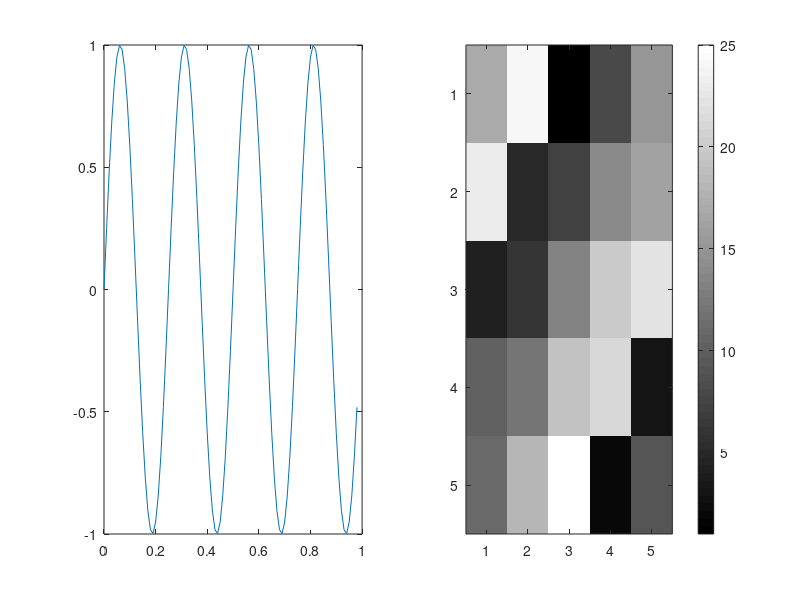

Write MATLAB code to recreate this figure.
% Basic Operations
2 + 2
2 * 3
4 / 2
4 % 2
2 ^ 3

% Logical Operations
2 ~= 3 % true
2 == 3 % false
1 && 0 % AND 
1 || 0 % OR

% Variables
age = "31"
name = "John"
printf("My name is %s and my age is %d\n", name, str2num(age))
class(age) % Type of variable

disp(name)

% Matrix - 3 by 2
A = [1 2; 3 4; 5 6]

% Row and Column Vector
V = [ 1 2 3 ]
V1 = [1; 2; 3]

% Start:Step:End
V2 = [1:0.1:2]

% Start:End
V3 = [1:6]

% All Ones or Zeros - row by columns
w1 = ones(1,3)
w2 = zeros(1,3)

% Random
rand(3,3)

% Matrix multiplication by constant
a1 = 2*ones(3,3)

% Histogram example
w = -6 + sqrt(10)*(randn(1,10000));
hist(w,30)

% Identity Matrix
I = eye(6)

% Size of matrix :  Returns row by column matrix

size(A)
size(A,1) % Row only
size(A,2) % Column only

% Length : Gives larget dimension value
length(A)
length(V)

% use load command to load file
% use who and whos command for existing variables
% use clear command to get rid of variables
% use save command to save a file (save hello.mat v) | -ascii

% Matrix slicing

A(1,2) % 1st row and 2nd column element

A(:,2) % All elements in 2nd column

A([1,3],:) % Only 1 and 3rd row elements

A(:,2) = [10; 11; 12]

A = [A, [100; 101; 102]] % Append column

A(:) % Transforms a matrix into column vector 

% Matrix arithemetic

A1 = [1  2; 3 4; 5 6]
B1 = [11 12; 13 14; 15 16]
C1 = [1 1; 2 2]

A1*C1 % Matrix Multiplication 

A1 .* B1 % Element wise multiplication

v = [1; 2; 3]
1 ./ v % Element wise division

log(v)
exp(v)
abs(v)

A = magic(3)

sum(A,1) % Sum along columns 
sum(A,2) % Sum along rows
pinv(A) % Inverse of matrix

% Plotting

t = [0:0.01:0.98];
y1 = sin(2*pi*4*t);
plot(t,y1);
y2 = cos(2*pi*4*t);
plot(t,y2); %use hold on; command to preserve the previous plot


subplot(1,2,1) % Plot in 1by2 grid, access first element
plot(t,y1);
subplot(1,2,2)
plot(t,y2);

A = magic(5);

imagesc(A);
imagesc(A), colorbar
imagesc(A), colorbar, colormap gray;

% For loop

v = zeros(10,1);
for i=1:10,
  v(i) = 2^i;
end

indices = 1:10;
for i=indices,
  disp(i);
end

i=1;
while true,
  v(i) = 999;
  i = i+1;
  if i==6,
    break;
  endif
endwhile
v
